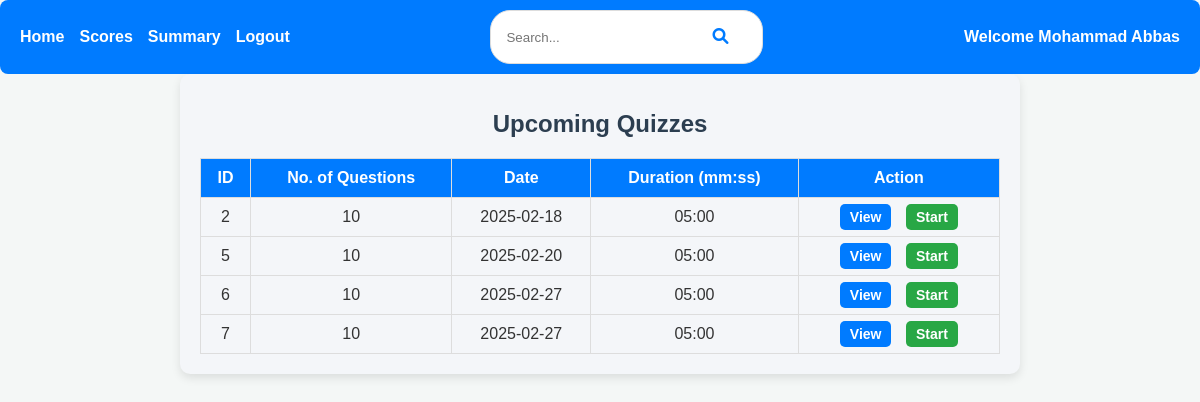
The app's page /user/dashboard (signed in) with its own data.
### backend/models.py (models this page shows)
class User_Info(db.Model):
    __tablename__ = 'user_info'
    id = db.Column(db.Integer, primary_key=True)
    email = db.Column(db.String(150), unique=True, nullable=False)
    password = db.Column(db.String(255), nullable=False)
    role = db.Column(db.Integer, default=1)  # 0 = Admin, 1 = Normal User
    full_name = db.Column(db.String(150), nullable=False)
    qualification = db.Column(db.String(150))
    dob = db.Column(db.Date)
    scores = db.relationship('Score', backref='user', lazy='dynamic', cascade='all, delete-orphan')

class Quiz(db.Model):
    __tablename__ = 'quiz'
    id = db.Column(db.Integer, primary_key=True)
    chapter_id = db.Column(db.Integer, db.ForeignKey('chapter.id', ondelete="CASCADE"), nullable=False)
    date_of_quiz = db.Column(db.Date, nullable=False)
    duration_seconds = db.Column(db.Integer, nullable=False)
    remarks = db.Column(db.Text)
    questions = db.relationship('Question', backref='quiz', lazy='subquery', cascade='all, delete-orphan')
    scores = db.relationship('Score', backref='quiz', lazy='dynamic', cascade='all, delete-orphan')

### backend/controllers.py (the view)
@app.route('/user/dashboard')
def user_dashboard():
    user_email = session.get('user_email')  # Assuming email is stored in the session
    user = User_Info.query.filter_by(email=user_email).first() if user_email else None
    if not user:
        return redirect('/login')  # Redirect to login if no user found
    from datetime import datetime
    quizzes = Quiz.query.filter(Quiz.date_of_quiz >= datetime.now()).all()
    return render_template('user/user_dashboard.html', user=user, quizzes=quizzes)

### templates/user/user_dashboard.html (shortened to what this page needs)
{% extends "user/user_base.html" %}
{% block content %}
<div class="dashboard">
    <h1>Upcoming Quizzes</h1>
    <table>
        <thead>
            <tr>
                <th>ID</th>
                <th>No. of Questions</th>
                <th>Date</th>
                <th>Duration (mm:ss)</th>
                <th>Action</th>
            </tr>
        </thead>
        <tbody>
            {% for quiz in quizzes %}
            <tr>
                <td>{{ quiz.id }}</td>
                <td>{{ quiz.questions|length }}</td>
                <td>{{ quiz.date_of_quiz.strftime('%Y-%m-%d') if quiz.date_of_quiz else 'N/A' }}</td>
                <td>
                    {% if quiz.duration_seconds %}
                        {{ "%02d:%02d" | format((quiz.duration_seconds % 3600) / 60,
                                                quiz.duration_seconds % 60) }}
                    {% else %}
                        00:00
                    {% endif %}
                </td>
                <td>
                    <a href="{{ url_for('user_view_quiz', quiz_id=quiz.id) }}" class="btn view">View</a>
                    <a href="{{ url_for('user_start_quiz', quiz_id=quiz.id) }}" class="btn start">Start</a>
                </td>
            </tr>
            {% endfor %}
        </tbody>
    </table>
</div>
{% endblock %}

### templates/user/user_base.html (shortened to what this page needs)
<!DOCTYPE html>
<html lang="en">
<head>
    <link href="https://cdnjs.cloudflare.com/ajax/libs/font-awesome/6.0.0/css/all.min.css" rel="stylesheet">
    <link rel="stylesheet" href="{{ url_for('static', filename='styles/user_dashboard.css') }}">
</head>
<body>
    <div class="navbar">
        <div class="menu">
            <a href="{{ url_for('user_dashboard') }}">Home</a>
            <a href="{{ url_for('user_scores') }}">Scores</a>
            <a href="{{ url_for('user_summary_charts') }}">Summary</a>
            <a href="{{ url_for('logout') }}">Logout</a>
        </div>
        <div class="search-bar">
            <input type="text" placeholder="Search...">
            <button><i class="fa fa-search"></i></button>
        </div>
        <div class="welcome-text">
            {% if user %}
                Welcome {{ user.full_name }}
            {% else %}
                Welcome!
            {% endif %}
        </div>
    </div>
    <div class="container">
        {% block content %}{% endblock %}
    </div>
</body>
</html>

### static/styles/user_dashboard.css (style rules this page uses)
body { font-family: Arial, sans-serif; margin: 0; padding: 0; background-color: #f4f4f4; }
.navbar { display: flex; justify-content: space-between; align-items: center; padding: 10px 20px; background-color: #007bff; color: white; border-radius: 8px; }
.navbar .menu { display: flex; gap: 15px; }
.navbar .menu a { text-decoration: none; color: white; font-weight: bold; }
.navbar .search-bar { display: flex; align-items: center; background-color: #fff; border: 1px solid #ddd; border-radius: 20px; padding: 5px 10px; }
.navbar .search-bar input { border: none; outline: none; padding: 5px; flex: 1; }
.navbar .search-bar button { background: none; border: none; cursor: pointer; color: #007bff; }
.navbar .welcome-text { font-size: 16px; font-weight: bold; }
.dashboard { margin: 20px auto; max-width: 800px; padding: 20px; background-color: white; border-radius: 10px; box-shadow: 0 2px 5px rgba(0, 0, 0, 0.1); }
.dashboard h1 { font-size: 24px; text-align: center; margin-bottom: 20px; }
.dashboard table { width: 100%; border-collapse: collapse; margin-top: 20px; }
.dashboard table th, .dashboard table td { border: 1px solid #ddd; padding: 10px; text-align: center; }
.dashboard table th { background-color: #007bff; color: white; }
.dashboard table td .btn { text-decoration: none; padding: 5px 10px; border-radius: 5px; font-size: 14px; font-weight: bold; margin: 0 5px; }
.dashboard table td .btn.view { background-color: #007bff; color: white; }
.dashboard table td .btn.start { background-color: #28a745; color: white; }
.dashboard { max-width: 800px; margin: 0 auto; padding: 20px; background-color: #f4f6f9; border-radius: 10px; box-shadow: 0 4px 10px rgba(0, 0, 0, 0.1); }
button { font-size: 16px; padding: 12px 24px; border-radius: 4px; background-color: #4CAF50; color: white; border: none; transition: background-color 0.3s ease; }
h1 { color: #333333; font-size: 32px; font-weight: 600; margin-bottom: 20px; }
body { font-family: 'Arial', sans-serif; background-color: #f4f7f6; margin: 0; padding: 0; color: #333; }
h1 { text-align: center; color: #2c3e50; font-size: 2.5rem; margin-bottom: 20px; }

### records on screen
User_Info: full_name "Mohammad Abbas"
Quiz: id "2", questions|length "10", date_of_quiz "2025-02-18", duration_seconds "05:00"
Quiz: id "5", questions|length "10", date_of_quiz "2025-02-20", duration_seconds "05:00"
Quiz: id "6", questions|length "10", date_of_quiz "2025-02-27", duration_seconds "05:00"
Quiz: id "7", questions|length "10", date_of_quiz "2025-02-27", duration_seconds "05:00"
